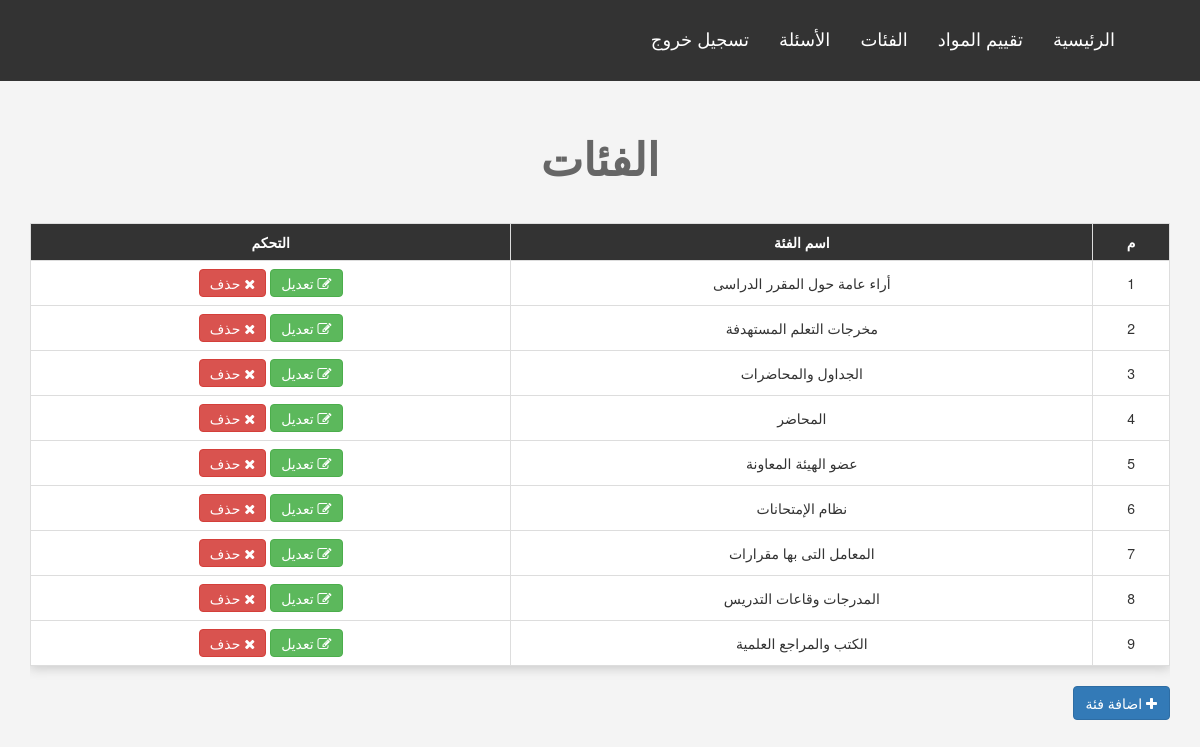
The app's page /admin/categories.php with its own data.
### tables this page shows
CREATE TABLE `titles` (
  `title_id` int(11) NOT NULL,
  `title` varchar(255) NOT NULL
);

### admin/categories.php (the view, shortened to what this page needs)
<?php
	include 'init.php';
	$sql=" SELECT * FROM `titles` ORDER BY title_id";
	$result=mysqli_query($connect,$sql);
	$data=array();
	while ($row=mysqli_fetch_assoc($result)) {
		$data[]=$row;
	}
	$count=1;
?>
<h1 class="text-center"> الفئات </h1>
		<div class="container">
			<div class="table-responsive">
				<table class="main-table text-center table table-bordered">
					<tr>
						<th>م</th>
						<th> اسم الفئة </th>
						<th> التحكم </th>
				</tr>
                    <?php foreach ($data as$value) { ?>
                    <tr>
                     <td><?php echo $count; ?></td>
					 	<td><?php echo $value['title']; ?></td>
						<td>
							<a href="category_edit.php?id=<?php echo $value['title_id']; ?>" class="btn btn-success"><i class="fa fa-edit"></i>
								تعديل
							</a>
							<a href="category_delete.php?id=<?php echo $value['title_id']; ?>" class="btn btn-danger confirm"><i class="fa fa-close"></i>
								حذف </a>
						</td>
					</tr>
					<?php  $count++;} ?>
				</table>
			</div>
			<a href='category_add.php' class="btn btn-primary">
				<i class="fa fa-plus"> </i> اضافة فئة </a>

### admin/layout/css/backend.css (style rules this page uses)
body { background-color: #F4F4F4; }
h1 { font-size: 45px; margin: 40px 0; font-weight: bold; color: #666; }
.main-table { -webkit-box-shadow:0 3px 10px #ccc; }
.main-table td { background-color: #fff; vertical-align: middle !important; }
.main-table tr th { background-color: #333; color: #fff; text-align: center; }
.main-table .btn { padding: 3px 10px; }
h1 { margin-top: 133px; }

### admin/categories.php (style rules this page uses)
body { direction: rtl; }

### records on screen
titles: title "أراء عامة حول المقرر الدراسى"
titles: title "مخرجات التعلم المستهدفة"
titles: title "الجداول والمحاضرات"
titles: title "المحاضر"
titles: title "عضو الهيئة المعاونة"
titles: title "نظام الإمتحانات"
titles: title "المعامل التى بها مقرارات"
titles: title "المدرجات وقاعات التدريس"
titles: title "الكتب والمراجع العلمية"
